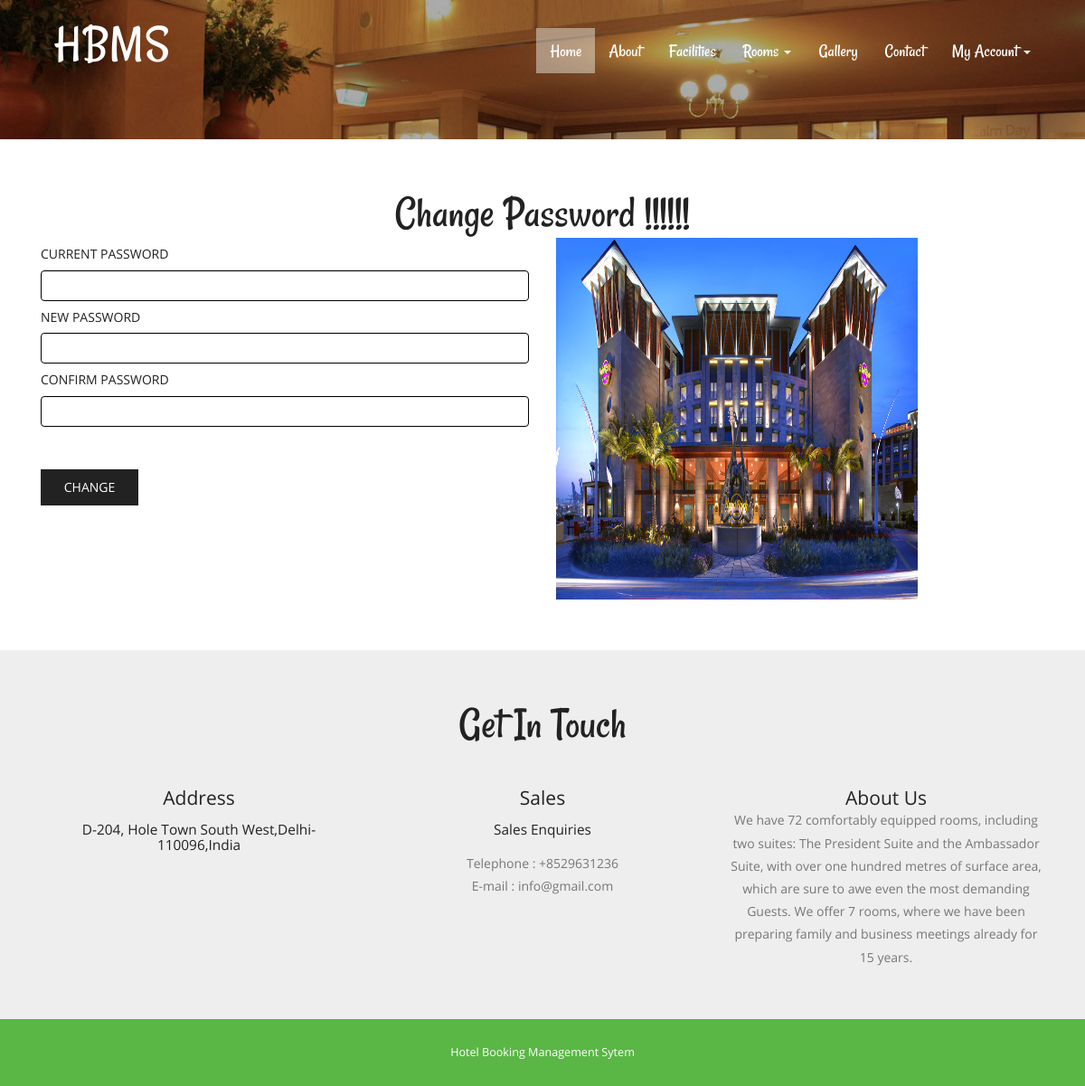
The page /change-password.php (signed in) on the database its author committed.
### tables this page shows
CREATE TABLE `tblpage` (
  `ID` int(10) NOT NULL,
  `PageType` varchar(120) DEFAULT NULL,
  `PageTitle` varchar(200) DEFAULT NULL,
  `PageDescription` mediumtext DEFAULT NULL,
  `Email` varchar(120) DEFAULT NULL,
  `MobileNumber` bigint(10) DEFAULT NULL,
  `UpdationDate` timestamp NULL DEFAULT NULL ON UPDATE current_timestamp()
);

### src/includes/getintouch.php (the view)
<div class="touch-section">
					<div class="container">
						<h3>get in touch</h3>
						<div class="touch-grids">
							<?php
$sql="SELECT * from tblpage where PageType='contactus'";
$query = $dbh -> prepare($sql);
$query->execute();
$results=$query->fetchAll(PDO::FETCH_OBJ);
$cnt=1;
if($query->rowCount() > 0)
{
foreach($results as $row)
{               ?>
							<div class="col-md-4 touch-grid">
								<h4>address</h4>
								<h5><?php  echo htmlentities($row->PageDescription);?></h5>
							</div>
							<div class="col-md-4 touch-grid">
								<h4>Sales</h4>
								<h5>Sales Enquiries</h5>
								<p>Telephone : +<?php  echo htmlentities($row->MobileNumber);?></p>
							<p>E-mail : <?php  echo htmlentities($row->Email);?></p>
							</div><?php $cnt=$cnt+1;}} ?>
							<div class="col-md-4 touch-grid">
								<?php
$sql="SELECT * from tblpage where PageType='aboutus'";
$query = $dbh -> prepare($sql);
$query->execute();
$results=$query->fetchAll(PDO::FETCH_OBJ);
$cnt=1;
if($query->rowCount() > 0)
{
foreach($results as $row)
{               ?>
							<h4><?php  echo htmlentities($row->PageTitle);?></h4>
								<p><?php  echo htmlentities($row->PageDescription);?></p>
							</div><?php $cnt=$cnt+1;}} ?>
							<div class="clearfix"></div>
						</div>
					</div>
					</div>

### src/css/style.css (style rules this page uses)
h1,h2,h3,h4,h5,h6 { padding:0 0; margin:0 0; }
p { padding:0 0; margin:0 0; }
body { padding:0 0; margin:0 0; font-family: 'OpenSans-Regular' }
.touch-section { padding: 4em 0; text-align: center; background-color: #eee; }
.touch-grids { margin-top: 3em; }
.touch-grid h4 { font-size: 1.5em; color: #222; text-transform: capitalize; }
.touch-section h3 { font-size: 3.5em; text-transform: capitalize; font-family: 'Rancho-Regular'; color: #222; }
.touch-grid h5 { font-size: 1.1em; padding: 1em 0; color: #222; }
.touch-grid p { font-size: 1em; line-height: 1.8em; color: #777; }

### rows shown on the page
tblpage: PageDescription "D-204, Hole Town South West,Delhi-110096,India", MobileNumber "8529631236", Email "info@gmail.com"
tblpage: PageTitle "About Us", PageDescription "We have 72 comfortably equipped rooms, including two suites: The President Suite and the Ambassador Suite, with over one hundred metres of surface area, which are sure to awe even the most demanding Guests. We offer 7 rooms, where we have been preparing family and business meetings already for 15 years."
